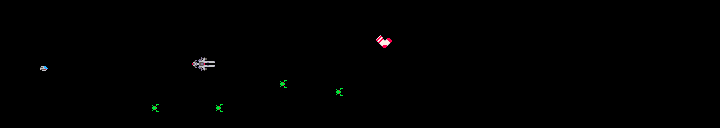

A 2D game scene composited from a Tiled map and its tileset images. What follows is a short description and the map's XML, with each tile layer's data collapsed to a summary:
An orthogonal 90x16 tile map with 8x8 px tiles, 3 tile layers (Background, GameObjects, Tiles), 3 tilesets and 1 object (BigShipSock).

<map version="1.10" tiledversion="1.11.0" orientation="orthogonal" renderorder="right-down" width="90" height="16" tilewidth="8" tileheight="8" infinite="0" nextlayerid="5" nextobjectid="6">
 <properties>
  <property name="HorizontalScrollSpeed" value="30" />
  <property name="IsSpace" value="1" />
  <property name="LevelNumber" value="4" />
 </properties>
 <tileset firstgid="1" source="Textures.tsx" />
 <tileset firstgid="577" source="SpaceTextures.tsx" />
 <tileset firstgid="1153" source="AutoMappingTiles.tsx" />
 <layer id="2" name="Background" width="90" height="16">
  <properties>
   <property name="Starfield" value="True" />
  </properties>
  <data>[1440 cells, 1440 non-empty, 1 distinct tile ids]</data>
 </layer>
 <layer id="3" name="GameObjects" width="90" height="16">
  <data>[1440 cells, 15 non-empty, 12 distinct tile ids]</data>
 </layer>
 <layer id="1" name="Tiles" width="90" height="16">
  <data>[1440 cells, 0 non-empty, 0 distinct tile ids]</data>
 </layer>
 <objectgroup id="4" name="Object Layer 1">
  <object id="5" name="BigShipSock" x="371.5" y="29.875" width="24.25" height="24.25" />
 </objectgroup>
</map>
